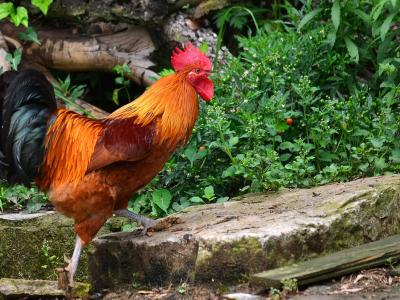
#> input picture dataset/train/3_rooster/rooster_005.jpg, 400 x 300 px
$ python SIFT.py
#> lines starting #> are read from the running program, lines starting #| are printed output that depends on the picture
import cv2
# Load and preprocess the image
image_path = '../dataset/train/3_rooster/rooster_005.jpg'

# Load the image
image = cv2.imread(image_path, 0)
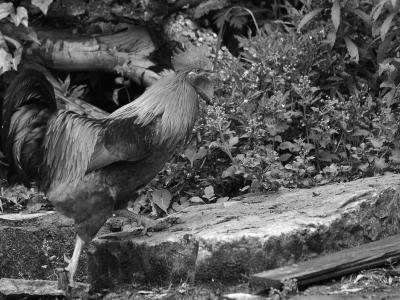
#> image: shape (300, 400); min 0, max 255, mean 86.3

sift = cv2.SIFT_create()
keypoints, descriptors = sift.detectAndCompute(image, None)
#> keypoints = 1958 keypoints; strongest (x, y, size): (215, 35, 2.1), (359, 276, 3), (45, 266, 2.2), (224, 48, 2.5)
image_with_keypoints = cv2.drawKeypoints(image, keypoints, None)
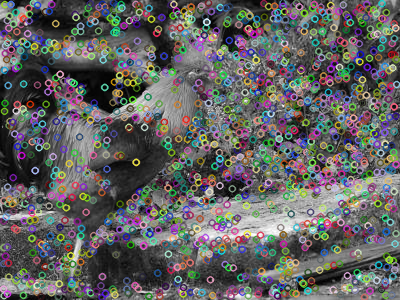
#> image_with_keypoints: shape (300, 400, 3); mean of channels 0, 1, 2 96.9, 97.3, 97.5; drawn as B, G, R

print(descriptors.shape)
#| (1958, 128)

cv2.imshow("Image with Keypoints", image_with_keypoints)
cv2.waitKey(0)
cv2.destroyAllWindows()

$ run again, with dataset/train/3_rooster/rooster_013.jpg copied over dataset/train/3_rooster/rooster_005.jpg
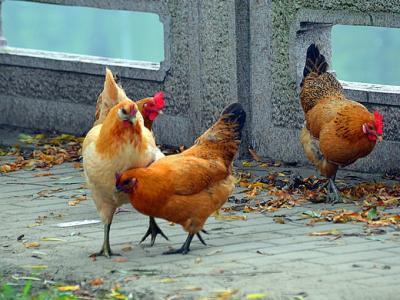
#> input picture dataset/train/3_rooster/rooster_013.jpg, 400 x 300 px
#> `image = cv2.imread(image_path, 0)`:
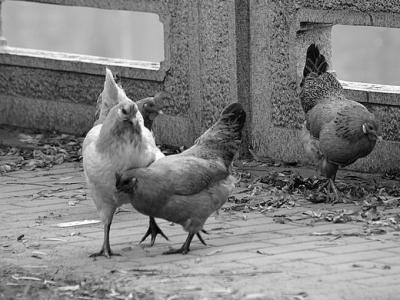
#> image: shape (300, 400); min 0, max 255, mean 127.9
#> keypoints = 1167 keypoints; strongest (x, y, size): (166, 154, 2.1), (154, 230, 8.3), (145, 132, 6.6), (139, 117, 6.3)
#> `image_with_keypoints = cv2.drawKeypoints(image, keypoints, None)`:
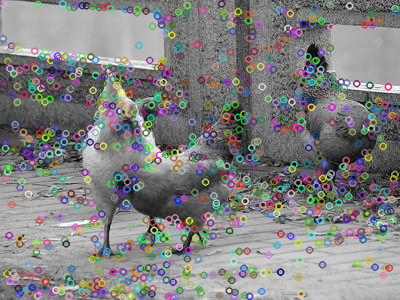
#> image_with_keypoints: shape (300, 400, 3); mean of channels 0, 1, 2 129.6, 129.7, 130.1; drawn as B, G, R
#| (1167, 128)

$ run again, with dataset/train/3_rooster/rooster_019.jpg copied over dataset/train/3_rooster/rooster_005.jpg
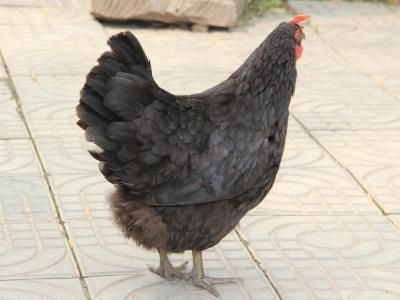
#> input picture dataset/train/3_rooster/rooster_019.jpg, 400 x 300 px
#> `image = cv2.imread(image_path, 0)`:
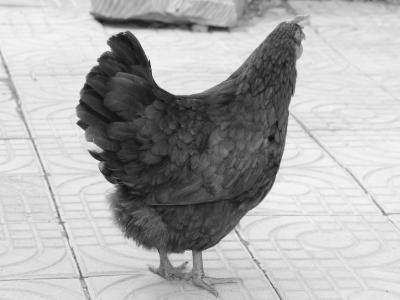
#> image: shape (300, 400); min 9, max 255, mean 173.8
#> keypoints = 523 keypoints; strongest (x, y, size): (177, 157, 114.7), (188, 65, 45.5), (95, 155, 5), (142, 36, 10.8)
#> `image_with_keypoints = cv2.drawKeypoints(image, keypoints, None)`:
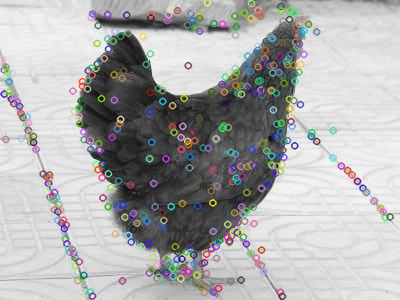
#> image_with_keypoints: shape (300, 400, 3); mean of channels 0, 1, 2 173.2, 173.3, 173; drawn as B, G, R
#| (523, 128)

$ run again, with dataset/train/3_rooster/rooster_023.jpg copied over dataset/train/3_rooster/rooster_005.jpg
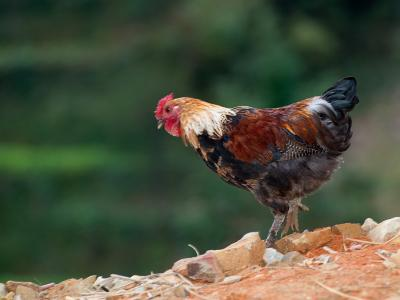
#> input picture dataset/train/3_rooster/rooster_023.jpg, 400 x 300 px
#> `image = cv2.imread(image_path, 0)`:
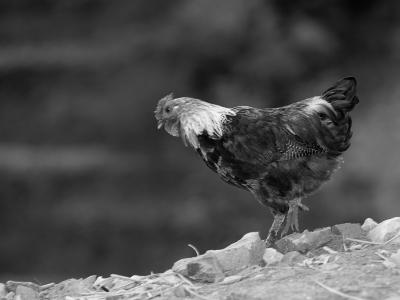
#> image: shape (300, 400); min 0, max 255, mean 77.9
#> keypoints = 486 keypoints; strongest (x, y, size): (205, 117, 25.6), (315, 104, 11.7), (107, 290, 2.1), (104, 288, 3.4)
#> `image_with_keypoints = cv2.drawKeypoints(image, keypoints, None)`:
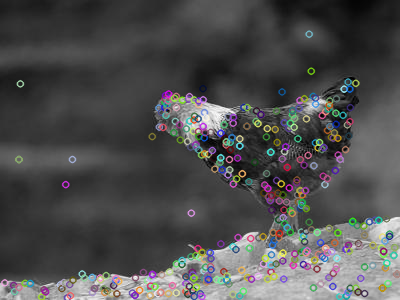
#> image_with_keypoints: shape (300, 400, 3); mean of channels 0, 1, 2 78.9, 78.9, 79; drawn as B, G, R
#| (486, 128)
